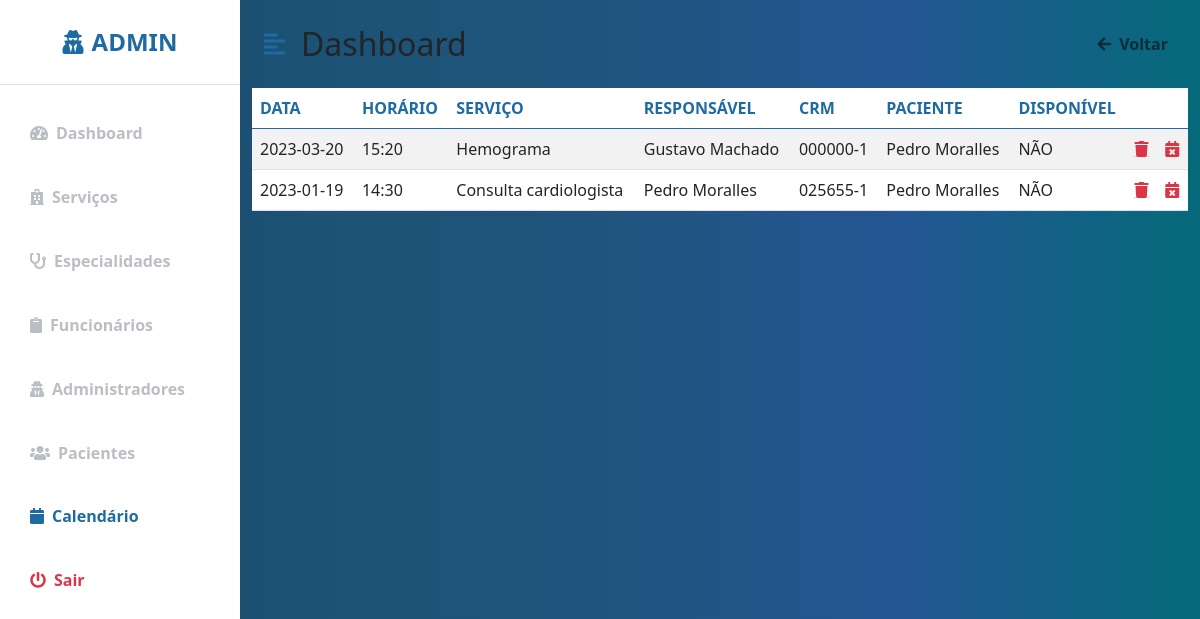
Page /Clinica_Manoel_Gomes/calendario_adm.php (signed in) on the earlier database version.
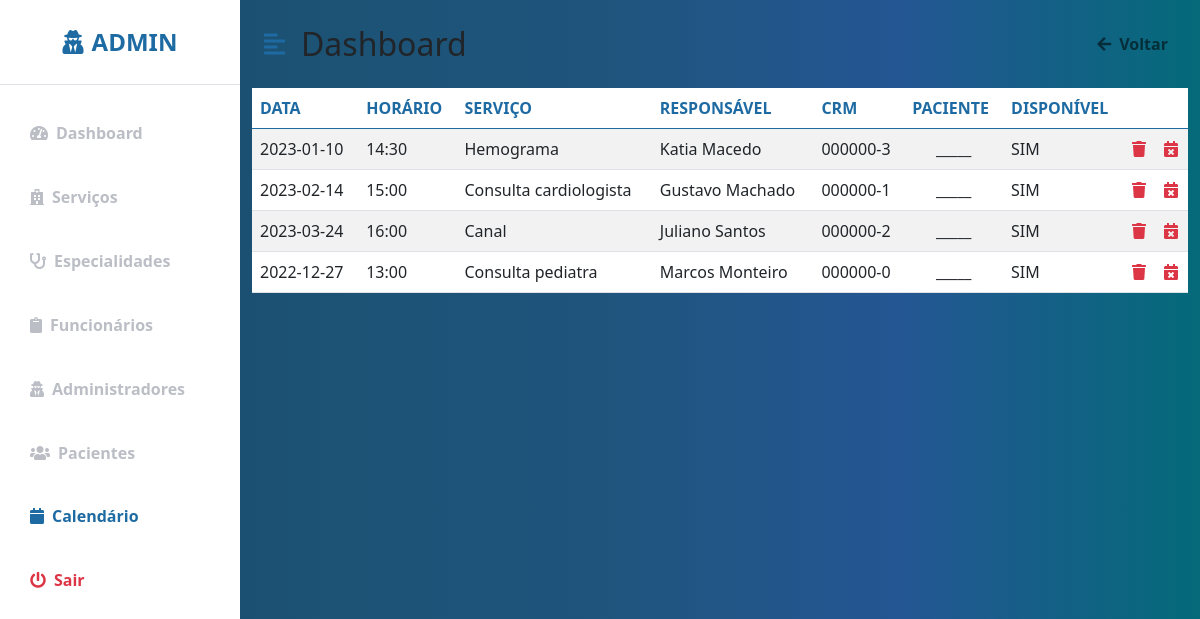
Same page on the later database version.
### tables this page shows
CREATE TABLE IF NOT EXISTS `agendamento` (
  `cod_agendamento` int(11) NOT NULL AUTO_INCREMENT,
  `cod_paciente` int(11) DEFAULT NULL,
  `nome_paciente` varchar(40) DEFAULT NULL,
  `servico` varchar(30) NOT NULL,
  `nome_servico` varchar(50) NOT NULL,
  `tipo_servico` varchar(30) NOT NULL,
  `dia` varchar(20) NOT NULL,
  `horario` varchar(10) NOT NULL,
  `responsavel` varchar(50) NOT NULL,
  `crm` varchar(20) NOT NULL,
  `cod_servico` int(11) NOT NULL,
  PRIMARY KEY (`cod_agendamento`)
);

### Clinica_Manoel_Gomes/calendario_adm.php (the view, shortened to what this page needs)
<?php
include "conecta_mysql.inc";
?>
<!DOCTYPE html>
<html lang="pt-br">
<head>
    <link href="https://cdn.jsdelivr.net/npm/bootstrap@5.0.0-beta3/dist/css/bootstrap.min.css" rel="stylesheet" />
    <link href="https://cdn.jsdelivr.net/npm/bootstrap@5.0.0-beta3/dist/css/bootstrap.min.css" rel="stylesheet" />
    <link rel="stylesheet" href="https://cdnjs.cloudflare.com/ajax/libs/font-awesome/5.15.3/css/all.min.css" />
    <link rel="stylesheet" href="_css/perfil.css" />
    <link rel="stylesheet" href="https://cdnjs.cloudflare.com/ajax/libs/font-awesome/5.15.3/css/all.min.css" />
</head>
<body>
<div class="d-flex" id="wrapper">
        <div class="bg-white" id="sidebar-wrapper">
            <div class="sidebar-heading text-center py-4 primary-text fs-4 fw-bold text-uppercase border-bottom"><i
                    class="fas fa-user-secret me-2"></i>Admin</div>
            <div class="list-group list-group-flush my-3">
              <a href="perfil.php" class="list-group-item list-group-item-action bg-transparent  second-text fw-bold"><i
                 class="fas fa-tachometer-alt me-2"></i>Dashboard</a>
              <a href="servicos.php" class="list-group-item list-group-item-action bg-transparent second-text fw-bold"><i
                 class="fas fa-hospital me-2"></i>Serviços</a>
              <a href="espec.php" class="list-group-item list-group-item-action bg-transparent second-text fw-bold"><i
                 class="fas fa-stethoscope me-2"></i>Especialidades</a>
              <a href="funcionarios.php" class="list-group-item list-group-item-action bg-transparent second-text fw-bold"><i
                 class="fas fa-clipboard me-2"></i>Funcionários</a>
              <a href="adm.php" class="list-group-item list-group-item-action bg-transparent second-text fw-bold"><i
                class="fas fa-user-secret me-2"></i>Administradores</a>
              <a href="clientes.php" class="list-group-item list-group-item-action bg-transparent second-text fw-bold"><i
                 class="fas fa-users me-2"></i>Pacientes</a>
              <a href="calendario_adm.php" class="list-group-item list-group-item-action bg-transparent second-text active"><i
                 class="fas fa-calendar me-2"></i>Calendário</a>
              <a href="logout.php" class="list-group-item list-group-item-action bg-transparent text-danger fw-bold"><i
                 class="fas fa-power-off me-2"></i>Sair</a>
            </div>
        </div>
        <div id="page-content-wrapper">
            <nav class="navbar navbar-expand-lg navbar-light bg-transparent py-4 px-4">
                <div class="d-flex align-items-center">
                    <i class="fas fa-align-left primary-text fs-4 me-3" id="menu-toggle"></i>
                    <h2 class="fs-2 m-0">Dashboard</h2>
                </div>
                <div class="collapse navbar-collapse" id="navbarSupportedContent">
                    <ul class="navbar-nav ms-auto mb-2 mb-lg-0">
                        <li class="nav-item">
                            <a class="nav-link second-text fw-bold" href="perfil.php" id="navbarDropdown"
                                role="button" aria-expanded="false">
                                <i class="fas fa-arrow-left me-2"></i>Voltar
                            </a>
                        </li>
                    </ul>
                </div>
            </nav>
            <div class="block">
                <section class="intro">
                    <div class="gradient-custom-1 h-100">
                        <div class="mask d-flex align-items-center h-100">
                        <div class="container">
                            <div class="row justify-content-center">
                            <div class="col-12">
                                <div class="table-responsive bg-white">
                                <table class="table mb-0  table-striped ">
                                    <thead class="color">
                                    <tr>
                                        <th scope="col">DATA</th>
                                        <th scope="col">HORÁRIO</th>
                                        <th scope="col">SERVIÇO</th>
                                        <th scope="col">RESPONSÁVEL</th>
                                        <th scope="col">CRM</th>
                                        <th scope="col">PACIENTE</th>
                                        <th scope="col">DISPONÍVEL</th>
                                        <th scope="col"></th>
                                        <th scope="col"></th>
                                    </tr>
                                    </thead>
                                    <tbody>
                                    <?php
                                        $sql= "SELECT * FROM agendamento";
                                        $res= mysqli_query($mysqli,$sql);
                                        $linhas= mysqli_num_rows($res);
                                        for ($i = 0; $i < $linhas; $i++){
                                            $agendamento = mysqli_fetch_array ($res);
                                            echo"<tr>
                                            <td>".$agendamento['dia']."</td>
                                            <td>".$agendamento['horario']."</td>
                                            <td>".utf8_decode($agendamento['nome_servico'])."</td>
                                            <td>".$agendamento['responsavel']."</td>
                                            <td>".$agendamento['crm']."</td>";
                                            if(empty($agendamento['nome_paciente'])){
                                                echo"<td align='center'>_____</td>";
                                            }
                                            else{
                                                echo "<td>".$agendamento['nome_paciente']."</td>";
                                            }
                                            if(empty($agendamento['cod_paciente'])){
                                            echo"<td>SIM</td>";
                                            }
                                            else{
                                                echo "<td>NÃO</td>";
                                            }
                                            echo"<td><a href='excluir_agendamento.php?cod_agendamento=".$agendamento["cod_agendamento"]."' class='fas fa-trash text-danger'></a></td>
                                            <td><a href='cancela_agendamento_adm.php?cod_agendamento=".$agendamento["cod_agendamento"]."' class='fas fa-calendar-times text-danger'></a></td></tr>";
                                        }
                                    ?>
                                    </tbody>
                                </table>
                                </div>
                            </div>
                            </div>
                        </div>
                        </div>
                    </div>
                 </section>
                </div>
    </div>
</body>
</html>

### Clinica_Manoel_Gomes/_css/perfil.css (style rules this page uses)
:root { --main-bg-color: #216294; --main-text-color: #1e6ba3; --second-text-color: #bbbec5; --second-bg-color: #c1efde; --ligth: #f0f0f0; --medium: #cacaca; --dark: #a2a2a2; }
.primary-text { color: var(--main-text-color); }
.second-text { color: var(--second-text-color); }
#wrapper { overflow-x: hidden; background-image: linear-gradient( to right, #154670, #1c5273, #1f557d, #245693, #056a7a ); }
#sidebar-wrapper { min-height: 100vh; margin-left: -15rem; -webkit-transition: margin 0.25s ease-out; -moz-transition: margin 0.25s ease-out; -o-transition: margin 0.25s ease-out; transition: margin 0.25s ease-out; }
#sidebar-wrapper .sidebar-heading { padding: 0.875rem 1.25rem; font-size: 1.2rem; }
#sidebar-wrapper .list-group { width: 15rem; }
#page-content-wrapper { min-width: 100vw; }
#menu-toggle { cursor: pointer; }
.list-group-item { border: none; padding: 20px 30px; }
.list-group-item.active { background-color: transparent; color: var(--main-text-color); font-weight: bold; border: none; }
@media (min-width: 768px) { #sidebar-wrapper { margin-left: 0; } }
@media (min-width: 768px) { #page-content-wrapper { min-width: 0; width: 100%; } }
.color { color: #1e6ba3; }

Differences in the rows shown:
removed agendamento: dia "2023-03-20", horario "15:20", nome_servico "Hemograma", responsavel "Gustavo Machado", crm "000000-1", nome_paciente "Pedro Moralles", shows "NÃO"
removed agendamento: dia "2023-01-19", horario "14:30", nome_servico "Consulta cardiologista", responsavel "Pedro Moralles", crm "025655-1", nome_paciente "Pedro Moralles", shows "NÃO"
added agendamento: dia "2023-01-10", horario "14:30", nome_servico "Hemograma", responsavel "Katia Macedo", crm "000000-3", shows "_____", shows "SIM"
added agendamento: dia "2023-02-14", horario "15:00", nome_servico "Consulta cardiologista", responsavel "Gustavo Machado", crm "000000-1", shows "_____", shows "SIM"
added agendamento: dia "2023-03-24", horario "16:00", nome_servico "Canal", responsavel "Juliano Santos", crm "000000-2", shows "_____", shows "SIM"
added agendamento: dia "2022-12-27", horario "13:00", nome_servico "Consulta pediatra", responsavel "Marcos Monteiro", crm "000000-0", shows "_____", shows "SIM"
